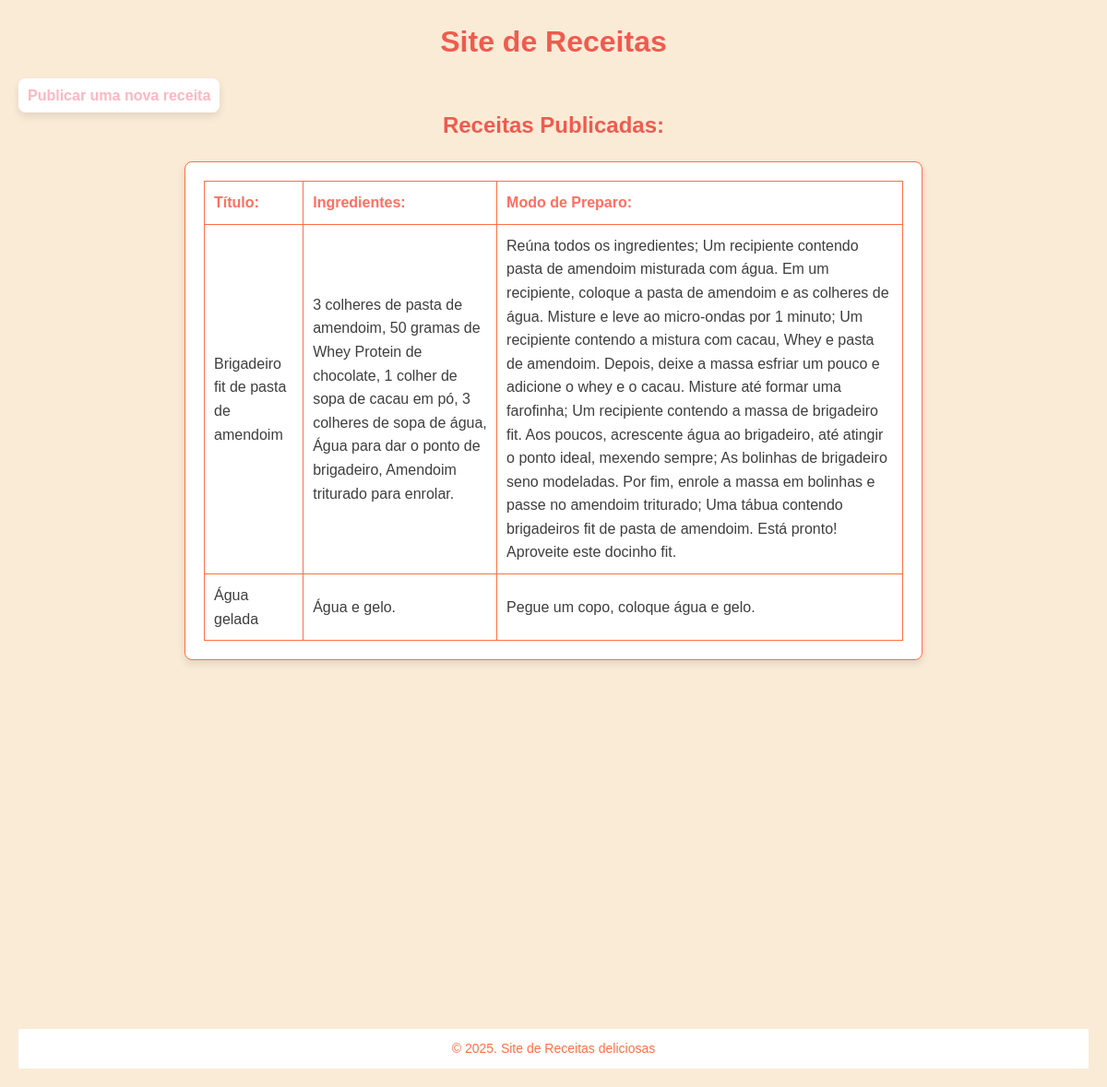
The page / on the database its author committed.
### tables this page shows
CREATE TABLE receitas (
                        id INTEGER PRIMARY KEY AUTOINCREMENT,
                        titulo TEXT NO NULL,
                        ingredientes TEXT NO NULL,
                        modo_de_preparo TEXT NO NULL);

### app.py (the view)
@app.route('/')
def index():
    try:
        conn = sqlite3.connect('database.db')
        cursor = conn.execute("SELECT * FROM receitas")
        receitas = cursor.fetchall()
        conn.close()
        return render_template('index.html', receitas= receitas)
    except sqlite3.Error as e:
        print(f"Erro ao inserir dados: {e}")
    finally:
        conn.close()

### templates/index.html (shortened to what this page needs)
<!DOCTYPE html>
<html lang="pt-br">
<head>
    <link rel="stylesheet" href="{{ url_for('static', filename='styles.css') }}">
</head>
<body>
    <h1>Site de Receitas</h1>
    <a href="{{ url_for('adicionar_receita') }}">Publicar uma nova receita</a>
    <h2>Receitas Publicadas:</h2>
    <div class="caixa-receitas">
        <div class="receitas">
            <table>
                <tr>
                    <th>Título:</th>
                    <th>Ingredientes:</th>
                    <th>Modo de Preparo:</th>
                </tr>
                {% for receita in receitas %}
                <tr>
                    <td>{{ receita[1] }}</td>
                    <td>{{ receita[2] }}</td>
                    <td>{{ receita[3] }}</td>
                </tr>
                {% endfor %}
            </table>
        </div>
    </div>
<footer class="rodape">
    <p>&copy; 2025. Site de Receitas deliciosas</p>
</footer>
</body>
</html>

### static/styles.css (style rules this page uses)
* { margin: 0; padding: 0; box-sizing: border-box; }
body { font-family: 'Arial', sans-serif; background-color: antiquewhite; color: #3E3E3E; line-height: 1.6; padding: 20px; }
h1, h2 { font-family: 'Comic Sans MS', sans-serif; text-align: center; color: #f05b4e; margin-bottom: 20px; }
a { text-decoration: none; color: #FFB6C1; font-weight: bold; background-color: #fff; padding: 10px; border-radius: 8px; box-shadow: 0 4px 8px rgba(0, 0, 0, 0.1); margin-top: 20px; }
.caixa-receitas { box-shadow: 0 4px 8px rgba(0, 0, 0, 0.1); padding: 20px; margin: 20px auto; max-width: 800px; background-color: #fff; border-radius: 8px; border: 1px solid #FF7043; }
.receitas table { width: 100%; border-collapse: collapse; }
.receitas th, .receitas td { border: 1px solid #FF7043; padding: 10px; text-align: left; }
.receitas th { background-color: white; color:#FF6F61 }
footer { text-align: center; margin-top: 400px; font-size: 14px; color: #FF7043; background-color: #fff; padding: 10px; }

### rows shown on the page
receitas: titulo "Brigadeiro fit de pasta de amendoim", ingredientes "3 colheres de pasta de amendoim, 50 gramas de Whey Protein de chocolate, 1 colher de sopa de cacau em pó, 3 colheres de sopa de água, Água para dar o ponto de brigadeiro, Amendoim triturado para enrolar.", modo_de_preparo "Reúna todos os ingredientes; Um recipiente contendo pasta de amendoim misturada com água. Em um recipiente, coloque a pasta de amendoim e as colheres de água. Misture e leve ao micro-ondas por 1 minuto; Um recipiente contendo a mistura com cacau, Whey e pasta de amendoim. Depois, deixe a massa esfriar um pouco e adicione o whey e o cacau. Misture até formar uma farofinha; Um recipiente contendo a massa de brigadeiro fit. Aos poucos, acrescente água ao brigadeiro, até atingir o ponto ideal, mexendo sempre; As bolinhas de brigadeiro seno modeladas. Por fim, enrole a massa em bolinhas e passe no amendoim triturado; Uma tábua contendo brigadeiros fit de pasta de amendoim. Está pronto! Aproveite…"
receitas: titulo "Água gelada", ingredientes "Água e gelo.", modo_de_preparo "Pegue um copo, coloque água e gelo."
